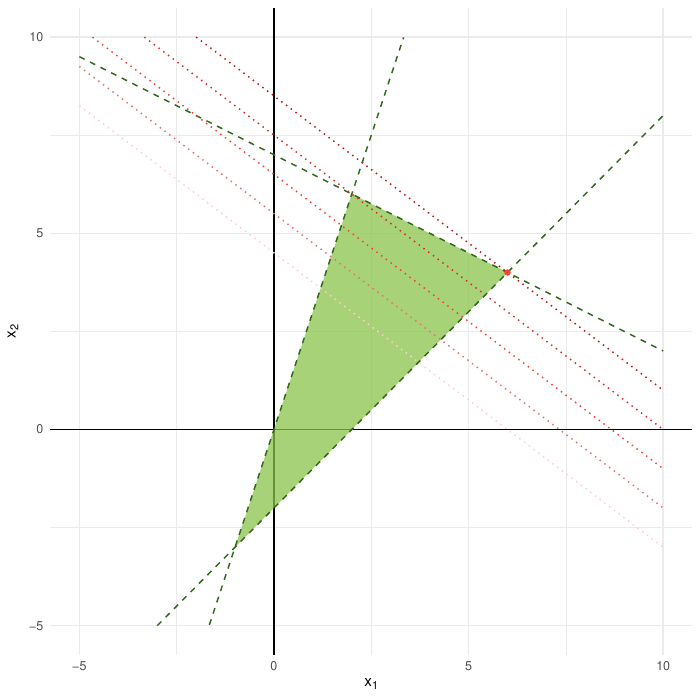

The R source for this figure:
library(tidyverse)

p <- tibble(
         x = seq(-5, 10, 0.01)
     ) %>%
     ggplot(mapping = aes(x = x)) +
        geom_hline(yintercept = 0) +
        geom_vline(xintercept = 0) +
        geom_polygon(data = tibble(x = c(2, -1, 6), y = c(6, -3, 4)),
                     mapping = aes(x = x, y = y),
                     fill = "#8BC34A", alpha = 0.75) +
        geom_line(mapping = aes(y = 3*x), lty = 2, color = "#33691E") +
        geom_line(mapping = aes(y = -x/2 + 7), lty = 2, color = "#33691E") +
        geom_line(mapping = aes(y = x - 2), lty = 2, color = "#33691E") +
        geom_line(mapping = aes(y = (-3*x + 18) / 4), lty=3, color = "#FFCDD2") +
        geom_line(mapping = aes(y = (-3*x + 22) / 4), lty=3, color = "#E57373") +
        geom_line(mapping = aes(y = (-3*x + 26) / 4), lty=3, color = "#F44336") +
        geom_line(mapping = aes(y = (-3*x + 30) / 4), lty=3, color = "#D32F2F") +
        geom_line(mapping = aes(y = (-3*x + 34) / 4), lty=3, color = "#B71C1C") +
        geom_point(data = tibble(x = 6, y = 4),
                   mapping = aes(x = x, y = y), color = "#F44336") +
        xlim(-5, 10) + ylim(-5, 10) +
        theme_minimal() +
        xlab(expression(x[1])) + ylab(expression(x[2]))

ggsave('lp.pdf', p)
